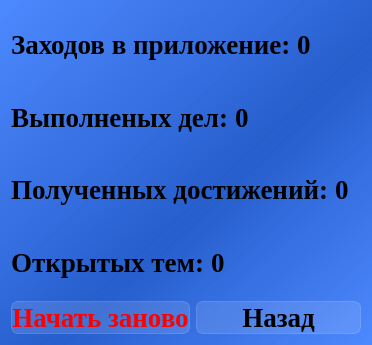
<?xml version="1.0" encoding="UTF-8"?>
<ui version="4.0">
 <class>Dialog_statistics</class>
 <widget class="QDialog" name="Dialog_statistics">
  <property name="geometry">
   <rect>
    <x>0</x>
    <y>0</y>
    <width>372</width>
    <height>345</height>
   </rect>
  </property>
  <property name="windowTitle">
   <string>Статистика</string>
  </property>
  <property name="styleSheet">
   <string notr="true">background-color: qlineargradient(spread:pad, x1:1, y1:1, x2:0, y2:0, stop:0 rgba(77, 137, 255, 255), stop:0.427447 rgba(37, 93, 204, 235), stop:1 rgba(77, 137, 255, 255));
font-family: Liberation Serif;</string>
  </property>
  <layout class="QVBoxLayout" name="verticalLayout">
   <item>
    <layout class="QHBoxLayout" name="horizontalLayout_visits">
     <item>
      <widget class="QLabel" name="label_visits">
       <property name="styleSheet">
        <string notr="true">text-align: center;
font-weight: bold;
font-size: 20pt;
background-color: none;</string>
       </property>
       <property name="text">
        <string>Заходов в приложение:</string>
       </property>
      </widget>
     </item>
     <item>
      <widget class="QLabel" name="label_count_visits">
       <property name="styleSheet">
        <string notr="true">text-align: center;
font-weight: bold;
font-size: 20pt;
background-color: none;
</string>
       </property>
       <property name="text">
        <string>0</string>
       </property>
      </widget>
     </item>
     <item>
      <spacer name="horizontalSpacer">
       <property name="orientation">
        <enum>Qt::Horizontal</enum>
       </property>
       <property name="sizeHint" stdset="0">
        <size>
         <width>40</width>
         <height>20</height>
        </size>
       </property>
      </spacer>
     </item>
    </layout>
   </item>
   <item>
    <layout class="QHBoxLayout" name="horizontalLayout_tasks">
     <item>
      <widget class="QLabel" name="label_tasks">
       <property name="styleSheet">
        <string notr="true">text-align: center;
font-weight: bold;
font-size: 20pt;
background-color: none;
border: none;</string>
       </property>
       <property name="text">
        <string>Выполненых дел:</string>
       </property>
      </widget>
     </item>
     <item>
      <widget class="QLabel" name="label_count_tasks">
       <property name="styleSheet">
        <string notr="true">text-align: center;
font-weight: bold;
font-size: 20pt;
background-color: none;
border: none;</string>
       </property>
       <property name="text">
        <string>0</string>
       </property>
      </widget>
     </item>
     <item>
      <spacer name="horizontalSpacer_2">
       <property name="orientation">
        <enum>Qt::Horizontal</enum>
       </property>
       <property name="sizeHint" stdset="0">
        <size>
         <width>40</width>
         <height>20</height>
        </size>
       </property>
      </spacer>
     </item>
    </layout>
   </item>
   <item>
    <layout class="QHBoxLayout" name="horizontalLayout_achievements">
     <item>
      <widget class="QLabel" name="label_achievements">
       <property name="styleSheet">
        <string notr="true">text-align: center;
font-weight: bold;
font-size: 20pt;
background-color: none;
border: none;</string>
       </property>
       <property name="text">
        <string>Полученных достижений:</string>
       </property>
      </widget>
     </item>
     <item>
      <widget class="QLabel" name="label_count_achievements">
       <property name="styleSheet">
        <string notr="true">text-align: center;
font-weight: bold;
font-size: 20pt;
background-color: none;
border: none;</string>
       </property>
       <property name="text">
        <string>0</string>
       </property>
      </widget>
     </item>
     <item>
      <spacer name="horizontalSpacer_3">
       <property name="orientation">
        <enum>Qt::Horizontal</enum>
       </property>
       <property name="sizeHint" stdset="0">
        <size>
         <width>40</width>
         <height>20</height>
        </size>
       </property>
      </spacer>
     </item>
    </layout>
   </item>
   <item>
    <layout class="QHBoxLayout" name="horizontalLayout_themes">
     <item>
      <widget class="QLabel" name="label_themes">
       <property name="styleSheet">
        <string notr="true">text-align: center;
font-weight: bold;
font-size: 20pt;
background-color: none;
border: none;</string>
       </property>
       <property name="text">
        <string>Открытых тем:</string>
       </property>
      </widget>
     </item>
     <item>
      <widget class="QLabel" name="label_count_themes">
       <property name="styleSheet">
        <string notr="true">text-align: center;
font-weight: bold;
font-size: 20pt;
background-color: none;
border: none;</string>
       </property>
       <property name="text">
        <string>0</string>
       </property>
      </widget>
     </item>
     <item>
      <spacer name="horizontalSpacer_4">
       <property name="orientation">
        <enum>Qt::Horizontal</enum>
       </property>
       <property name="sizeHint" stdset="0">
        <size>
         <width>40</width>
         <height>20</height>
        </size>
       </property>
      </spacer>
     </item>
    </layout>
   </item>
   <item>
    <layout class="QHBoxLayout" name="horizontalLayout">
     <item>
      <widget class="QPushButton" name="pushButton_restart_statistics">
       <property name="styleSheet">
        <string notr="true">QPushButton {
font-weight: bold;
font-size: 20pt;
text-align: center;
color: red;
background-color: rgba(255, 255, 255, 30);
border: 1px solid rgba(255, 255, 255, 40);
border-radius: 7px;
}

QPushButton:hover {
background-color: rgba(255, 255, 255, 40);
}
QPushButton:pressed {
background-color: rgba(255, 255, 255, 70);
}</string>
       </property>
       <property name="text">
        <string>Начать заново</string>
       </property>
      </widget>
     </item>
     <item>
      <widget class="QPushButton" name="pushButton_back">
       <property name="styleSheet">
        <string notr="true">QPushButton {
font-weight: bold;
font-size: 20pt;
text-align: center;
background-color: rgba(255, 255, 255, 30);
border: 1px solid rgba(255, 255, 255, 40);
border-radius: 7px;
}

QPushButton:hover {
background-color: rgba(255, 255, 255, 40);
}
QPushButton:pressed {
background-color: rgba(255, 255, 255, 70);
}</string>
       </property>
       <property name="text">
        <string>Назад</string>
       </property>
      </widget>
     </item>
    </layout>
   </item>
  </layout>
 </widget>
 <resources/>
 <connections/>
</ui>
